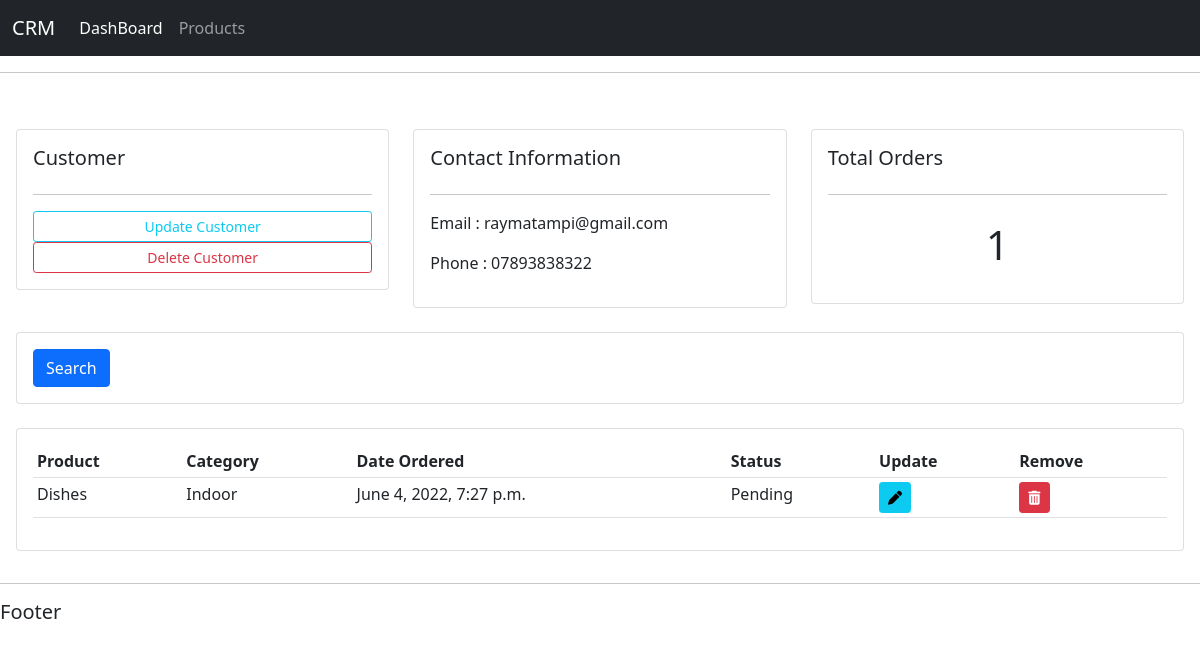
The page /customer/2 on the database its author committed.
### account/models.py (models this page shows, shortened)
class Customer(models.Model):
    name=models.CharField(max_length=200,null=True)
    phone=models.CharField(max_length=200,null=True)
    email=models.EmailField( max_length=254,null=True)
    date_created=models.DateTimeField(auto_now_add=True,null=True)

class Order(models.Model):
    STATUS=(
        ('Pending','Pending'),
        ('Out for delivery','Out for delivery'),
        ('Delivered','Delivered'),
    )
    customer=models.ForeignKey(Customer,null=True,on_delete=models.SET_NULL)
    product=models.ForeignKey(Product,null=True,on_delete=models.SET_NULL)
    date_created=models.DateTimeField(auto_now_add=True,null=True)
    status=models.CharField( max_length=50,choices=STATUS)

class Product(models.Model):
    CATEGORY=(
        ('Indoor','Indoor'),
        ('Out Door','Out Door'),
    )
    name=models.CharField( max_length=50,null=True)
    price=models.DecimalField( max_digits=5, decimal_places=2,null=True)
    tags=models.ForeignKey(Tag,null=True,on_delete=models.SET_NULL)
    category=models.CharField( max_length=50,null=True,choices=CATEGORY)
    description=models.CharField( max_length=250,null=True,blank=True)
    date_created=models.DateTimeField(auto_now_add=True,null=True)
    def __str__(self):
        return self.name

### account/views.py (the view)
# urls.py: path('customer/<int:pk>', customer,name='customer'),
def customer(request,pk):
    template_name='account/customer.html'
    customer=Customer.objects.get(id=pk)
    orders=customer.order_set.all()
    order_count=orders.count()
    context={
        'customer':customer,
        'orders':orders,
        'order_count':order_count,
    }
    return render(request, template_name,context=context)

### account/templates/account/customer.html
{% extends 'account/main.html' %}
{% block content %}
    <br/>
    <div class="row">
        <div class="col-md">
            <div class="card card-body">
                <h5>Customer</h5>
                <hr/>
                <a class="btn btn-outline-info btn-sm btn-block" href="#">Update Customer</a>
                <a class="btn btn-outline-danger btn-sm btn-block" href="#">Delete Customer</a>
            </div>
        </div>
        <div class="col-md">
            <div class="card card-body">
                <h5>Contact Information</h5>
                <hr/>
                <p>Email : {{customer.email}}</p>
                <p>Phone : {{customer.phone}}</p>
            </div>
        </div>
        <div class="col-md">
            <div class="card card-body">
                <h5>Total Orders</h5>
                <hr/>
                <h1 style="text-align: center;padding: 10px;">{{order_count}}</h1>
            </div>
        </div>
    </div>
    <br/>
    <div class="row">
        <div class="col">
            <div class="card card-body">
                <form method="get">
                    <button class="btn btn-primary" type="submit">Search</button>
                </form>
            </div>
        </div>
    </div>
    <br/>
    <div class="row">
        <div class="col-md">
            <div class="card card-body">
                <table class="table table-sm">
                    <tr>
                        <th>Product</th>
                        <th>Category</th>
                        <th>Date Ordered</th>
                        <th>Status</th>
                        <th>Update</th>
                        <th>Remove</th>
                    </tr>
                    {% for order in orders %}
                        <tr>
                            <td>{{order.product}}</td>
                            <td>{{order.product.category}}</td>
                            <td>{{order.date_created}}</td>
                            <td>{{order.status}}</td>
                            <td><a class="btn btn-sm btn-info" href="{% url 'update-order' order.id %}"><i class="fa-solid fa-pen"></i></a></td>
                            <td><a class="btn btn-sm btn-danger" href="{% url 'delete-order' order.id %}"><i class="fa-solid fa-trash-can"></i></a></td>
                        </tr>
                    {% endfor %}
                </table>
            </div>
        </div>
    </div>
{% endblock %}

### static/css/css.css (style rules this page uses)
* { box-sizing: border-box; }
body { font-family: 'Roboto', sans-serif; background-color: #ebeff5; }

### rows shown on the page
Customer: email "raymatampi@gmail.com", phone "07893838322"
Order: product "Dishes", product.category "Indoor", date_created "June 4, 2022, 7:27 p.m.", status "Pending"

### other values the page prints
{{ order_count }} "1"
